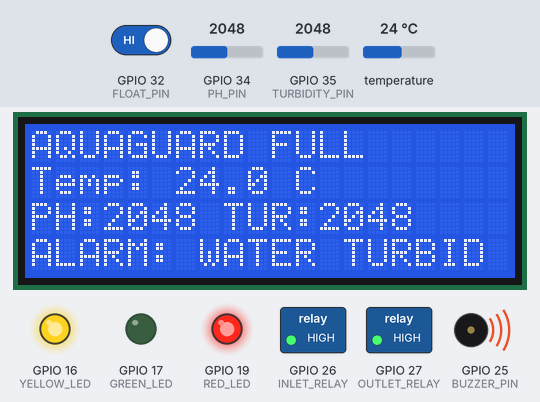
Bench run of a sketch on a simulated ESP32. Shown: 20×4 character LCD, switched loads named in the sketch (green lamp = pin HIGH), output pins drawn as LEDs (lit = HIGH), buzzer (waves = sounding, pin HIGH). The test bench sets the inputs (shaded band); at power-on: GPIO 35 (TURBIDITY_PIN) = 2048, GPIO 32 (FLOAT_PIN) HIGH, temperature 24 °C, GPIO 34 (PH_PIN) = 2048 (analog values on the 0–4095 scale). What the sketch prints to the serial monitor is not drawn.

Above: at 3.4 s.
3.5 s: GPIO 35 (TURBIDITY_PIN) set to 2447
At 6.6 s:
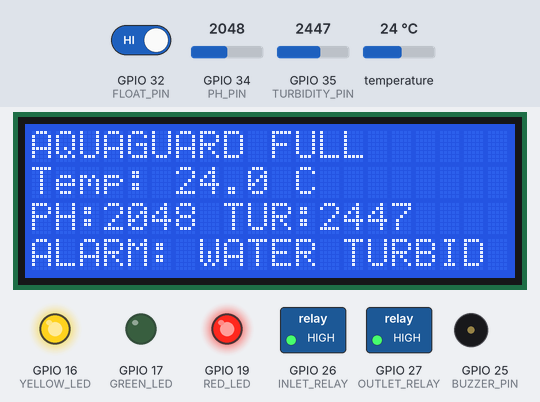
7.7 s: GPIO 35 (TURBIDITY_PIN) set to 2538
At 10.0 s:
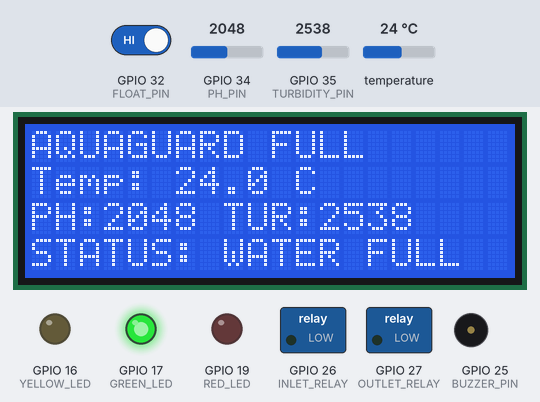
10.9 s: GPIO 32 (FLOAT_PIN) driven LOW
At 13.3 s:
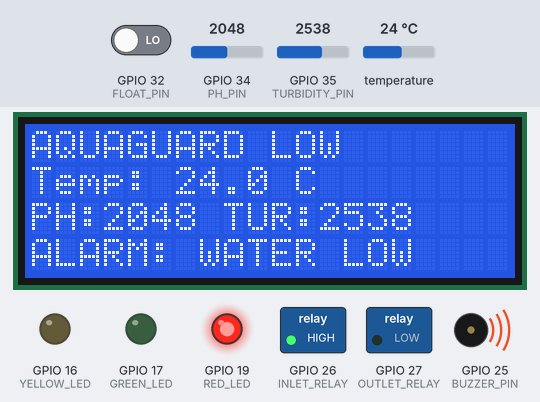
15.1 s: temperature set to 33 °C
At 17.3 s:
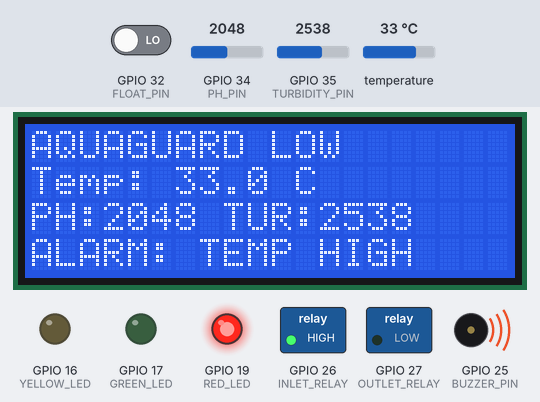
19.3 s: GPIO 32 (FLOAT_PIN) driven HIGH
At 21.3 s:
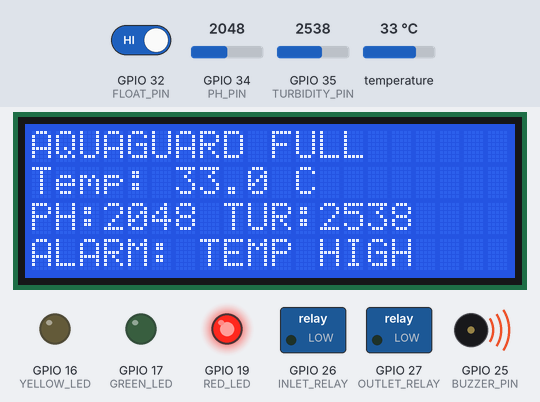
23.5 s: GPIO 34 (PH_PIN) set to 2866
At 26.9 s:
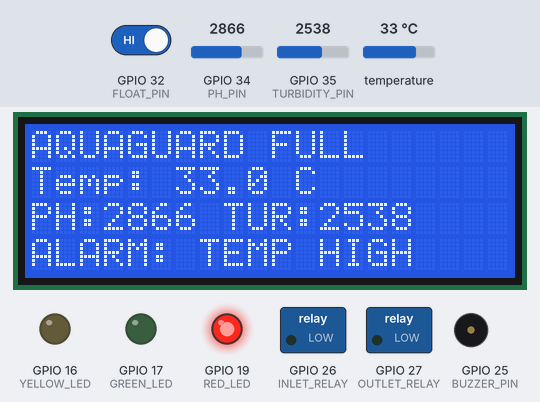
Timing chart, 0 to 28.7 s (numbered marks = the images above; inputs shaded):
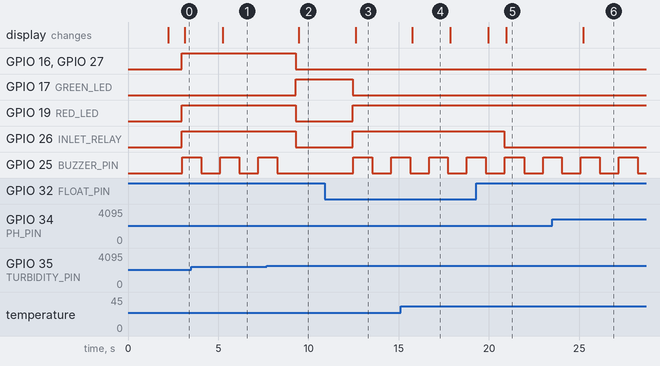

Measured:
- the behaviour switches between 2500 and 2501 on GPIO 35 (TURBIDITY_PIN) (found by bisection; images 1 and 2)
- after the input at 3.5 s, the display: changes after 1.7 s (image 1)
- after the input at 7.7 s, GPIO 16 (YELLOW_LED), GPIO 19 (RED_LED), GPIO 26 (INLET_RELAY), GPIO 27 (OUTLET_RELAY): HIGH → LOW after 1.6 s; GPIO 17 (GREEN_LED): LOW → HIGH after 1.6 s; GPIO 25 (BUZZER_PIN): goes on until 8.3 s, then stays LOW; the display: changes after 1.8 s (image 2)
- after the input at 10.9 s, GPIO 17 (GREEN_LED): HIGH → LOW after 1.6 s; GPIO 19 (RED_LED), GPIO 26 (INLET_RELAY): LOW → HIGH after 1.6 s; GPIO 25 (BUZZER_PIN): LOW → HIGH after 1.6 s, → LOW 1.0 s later, → HIGH 1.0 s later; the display: changes after 1.7 s (image 3)
- after the input at 15.1 s, the display: changes after 0.66 s (image 4)
- after the input at 19.3 s, GPIO 26 (INLET_RELAY): HIGH → LOW after 1.5 s; the display: first differs from a run without the input after 1.7 s (image 5)
- after the input at 23.5 s, the display: changes after 1.7 s (image 6)
- by itself, GPIO 25 (BUZZER_PIN): alternates HIGH for 1.1 s and LOW for 1.1 s

The sketch:

aqua_guard.ino
```cpp
#include <Wire.h>
#include <LiquidCrystal_I2C.h>
#include <OneWire.h>
#include <DallasTemperature.h>

// ======================================================
// AQUAGUARD - COMPLETE ESP32 FISH FARM CONTROL SYSTEM
// ======================================================

// ---------------- PIN CONFIGURATION ------------------

#define FLOAT_PIN       32
#define TEMP_PIN        4
#define PH_PIN          34
#define TURBIDITY_PIN   35

#define BUZZER_PIN      25

#define RED_LED         19
#define GREEN_LED       17
#define YELLOW_LED      16

#define INLET_RELAY     26
#define OUTLET_RELAY    27

// ---------------- RELAY CONFIGURATION ----------------

// Your relay modules are ACTIVE LOW
#define RELAY_ON        LOW
#define RELAY_OFF       HIGH

// Normally-open solenoid valves:
// Relay ON  = Valve CLOSED
// Relay OFF = Valve OPEN

// ---------------- FLOAT SWITCH -----------------------

#define TANK_FULL       HIGH
#define TANK_LOW        LOW

// ---------------- LCD CONFIGURATION ------------------

LiquidCrystal_I2C lcd(0x27, 20, 4);

// ---------------- TEMPERATURE SENSOR -----------------

OneWire oneWire(TEMP_PIN);
DallasTemperature temperatureSensor(&oneWire);

// ======================================================
// WATER QUALITY SETTINGS
// ======================================================

// Maximum permitted temperature (adjust for fish species)
const float TEMP_MAX = 30.0;

// Turbidity calibration settings.
//
// This initial configuration assumes that a lower ADC
// reading means more turbidity, as with common analog
// turbidity modules.
//
// IMPORTANT: Calibrate these two values with your
// actual sensor before relying on automatic flushing.

const bool TURBIDITY_DIRTY_WHEN_RAW_BELOW = true;

const int TURBIDITY_START_RAW = 2200;
const int TURBIDITY_CLEAR_RAW = 2500;

// The two thresholds provide hysteresis to prevent
// rapid relay switching around one threshold.

// ======================================================
// SYSTEM VARIABLES
// ======================================================

int floatState = HIGH;

int phRaw = 0;
int turbidityRaw = 0;

float tempC = 0.0;

bool tankIsFull = false;
bool tankIsLow = false;

bool temperatureFault = false;
bool temperatureHigh = false;

bool turbidityHigh = false;

bool inletIsOpen = false;
bool outletIsOpen = false;

bool alarmActive = false;

// Timing variables
unsigned long lastSensorRead = 0;
unsigned long lastLCDUpdate = 0;
unsigned long lastBeepTime = 0;

const unsigned long SENSOR_INTERVAL = 1000;
const unsigned long LCD_INTERVAL = 2000;
const unsigned long BEEP_INTERVAL = 350;

// Buzzer state
bool buzzerState = false;

// ======================================================
// LCD HELPER FUNCTION
// ======================================================

void printLCDLine(int row, String message) {

  lcd.setCursor(0, row);

  lcd.print("                    ");

  lcd.setCursor(0, row);

  lcd.print(message.substring(0, 20));
}

// ======================================================
// RELAY CONTROL FUNCTION
// ======================================================

void controlRelay(int pin, bool turnOn) {

  digitalWrite(pin, turnOn ? RELAY_ON : RELAY_OFF);
}

// ======================================================
// 1. READ ALL SENSORS
// ======================================================

void readSensors() {

  // Read float switch
  floatState = digitalRead(FLOAT_PIN);

  tankIsFull = (floatState == TANK_FULL);
  tankIsLow = (floatState == TANK_LOW);

  // Read pH sensor
  phRaw = analogRead(PH_PIN);

  // Read turbidity sensor
  turbidityRaw = analogRead(TURBIDITY_PIN);

  // Read temperature sensor
  temperatureSensor.requestTemperatures();

  tempC = temperatureSensor.getTempCByIndex(0);

  // Detect temperature sensor failure
  temperatureFault =
      (tempC == DEVICE_DISCONNECTED_C ||
       tempC < -55.0 ||
       tempC > 125.0);

  // Detect high temperature
  temperatureHigh =
      (!temperatureFault && tempC > TEMP_MAX);
}

// ======================================================
// 2. TURBIDITY DETECTION
// ======================================================

void processTurbidity() {

  if (TURBIDITY_DIRTY_WHEN_RAW_BELOW) {

    // Enter dirty state
    if (!turbidityHigh &&
        turbidityRaw < TURBIDITY_START_RAW) {

      turbidityHigh = true;
    }

    // Leave dirty state when water becomes clear
    else if (turbidityHigh &&
             turbidityRaw > TURBIDITY_CLEAR_RAW) {

      turbidityHigh = false;
    }

  } else {

    // Alternative sensor direction:
    // Higher ADC means more turbidity.

    if (!turbidityHigh &&
        turbidityRaw > TURBIDITY_START_RAW) {

      turbidityHigh = true;
    }

    else if (turbidityHigh &&
             turbidityRaw < TURBIDITY_CLEAR_RAW) {

      turbidityHigh = false;
    }
  }
}

// ======================================================
// 3. AUTOMATIC WATER LEVEL AND VALVE CONTROL
// ======================================================

void controlWaterLevel() {

  // TURBIDITY FLUSHING HAS PRIORITY

  if (turbidityHigh) {

    // Open inlet valve
    controlRelay(INLET_RELAY, false);

    // Open outlet valve
    controlRelay(OUTLET_RELAY, false);

    inletIsOpen = true;
    outletIsOpen = true;
  }

  // NORMAL WATER LEVEL CONTROL

  else {

    // Keep outlet CLOSED
    controlRelay(OUTLET_RELAY, true);

    outletIsOpen = false;

    // Tank FULL
    if (tankIsFull) {

      // Close inlet valve
      controlRelay(INLET_RELAY, true);

      inletIsOpen = false;
    }

    // Tank LOW
    else if (tankIsLow) {

      // Open inlet valve
      controlRelay(INLET_RELAY, false);

      inletIsOpen = true;
    }
  }
}

// ======================================================
// 4. ALERT DETECTION
// ======================================================

bool isAlarmActive() {

  return (
      tankIsLow ||
      temperatureHigh ||
      temperatureFault ||
      turbidityHigh
  );
}

// ======================================================
// 5. LED INDICATORS
// ======================================================

void handleLEDs() {

  alarmActive = isAlarmActive();

  // RED LED:
  // Water low, high temperature,
  // temperature fault or high turbidity.

  digitalWrite(RED_LED,
      alarmActive ? HIGH : LOW);

  // GREEN LED:
  // Tank full and no active warnings.

  digitalWrite(GREEN_LED,
      (tankIsFull && !alarmActive) ? HIGH : LOW);

  // YELLOW LED:
  // Indicates active turbidity flushing.

  digitalWrite(YELLOW_LED,
      turbidityHigh ? HIGH : LOW);
}

// ======================================================
// 6. BUZZER CONTROL
// ======================================================

void handleBuzzer() {

  alarmActive = isAlarmActive();

  unsigned long currentTime = millis();

  if (alarmActive) {

    // Intermittent beeping
    if (currentTime - lastBeepTime >= BEEP_INTERVAL) {

      lastBeepTime = currentTime;

      buzzerState = !buzzerState;

      digitalWrite(BUZZER_PIN,
          buzzerState ? HIGH : LOW);
    }

  } else {

    // Turn buzzer OFF when all warnings clear
    buzzerState = false;

    digitalWrite(BUZZER_PIN, LOW);
  }
}

// ======================================================
// 7. LCD WARNING MESSAGES
// ======================================================

void updateLCD() {

  static int messageIndex = 0;

  static unsigned long lastMessageChange = 0;

  unsigned long currentTime = millis();

  // Count active warning conditions
  int warningCount = 0;

  if (tankIsLow) warningCount++;

  if (temperatureHigh) warningCount++;

  if (temperatureFault) warningCount++;

  if (turbidityHigh) warningCount++;

  // Rotate through warning messages
  if (currentTime - lastMessageChange >= LCD_INTERVAL) {

    lastMessageChange = currentTime;

    messageIndex++;

    if (messageIndex >= warningCount) {
      messageIndex = 0;
    }
  }

  // ROW 1: SYSTEM AND WATER LEVEL
  String levelText = tankIsFull ? "FULL" : "LOW";

  printLCDLine(0, "AQUAGUARD " + levelText);

  // ROW 2: TEMPERATURE
  if (temperatureFault) {

    printLCDLine(1, "Temp: SENSOR ERROR");

  } else {

    printLCDLine(1,
        "Temp: " + String(tempC, 1) + " C");
  }

  // ROW 3: pH AND TURBIDITY RAW READINGS
  printLCDLine(2,
      "PH:" + String(phRaw) +
      " TUR:" + String(turbidityRaw));

  // ROW 4: SHOW THE REASON FOR BUZZER

  if (warningCount > 0) {

    int currentWarning = 0;

    if (tankIsLow) {

      if (currentWarning == messageIndex) {
        printLCDLine(3, "ALARM: WATER LOW");
        return;
      }

      currentWarning++;
    }

    if (temperatureHigh) {

      if (currentWarning == messageIndex) {
        printLCDLine(3, "ALARM: TEMP HIGH");
        return;
      }

      currentWarning++;
    }

    if (temperatureFault) {

      if (currentWarning == messageIndex) {
        printLCDLine(3, "ALARM: TEMP ERROR");
        return;
      }

      currentWarning++;
    }

    if (turbidityHigh) {

      if (currentWarning == messageIndex) {
        printLCDLine(3, "ALARM: WATER TURBID");
        return;
      }

      currentWarning++;
    }

  } else {

    if (tankIsFull) {

      printLCDLine(3, "STATUS: WATER FULL");

    } else {

      printLCDLine(3, "STATUS: MONITORING");
    }
  }
}

// ======================================================
// 8. SERIAL MONITOR INFORMATION
// ======================================================

void printSerialData() {

  Serial.println();
  Serial.println("================================");
  Serial.println("       AQUAGUARD SYSTEM");
  Serial.println("================================");

  Serial.print("Water Level: ");

  Serial.println(tankIsFull ? "FULL" : "LOW");

  Serial.print("Temperature: ");

  if (temperatureFault) {

    Serial.println("SENSOR ERROR");

  } else {

    Serial.print(tempC, 2);
    Serial.println(" C");
  }

  Serial.print("pH ADC: ");
  Serial.println(phRaw);

  Serial.print("Turbidity ADC: ");
  Serial.println(turbidityRaw);

  Serial.print("Turbidity Status: ");

  Serial.println(turbidityHigh ? "TURBID" : "CLEAR");

  Serial.print("Inlet Valve: ");

  Serial.println(inletIsOpen ? "OPEN" : "CLOSED");

  Serial.print("Outlet Valve: ");

  Serial.println(outletIsOpen ? "OPEN" : "CLOSED");

  Serial.print("Red LED: ");

  Serial.println(alarmActive ? "ON" : "OFF");

  Serial.print("Green LED: ");

  Serial.println((tankIsFull && !alarmActive) ? "ON" : "OFF");

  Serial.print("Buzzer: ");

  Serial.println(alarmActive ? "BEEPING" : "OFF");

  Serial.println("================================");
}

// ======================================================
// 9. SYSTEM SETUP
// ======================================================

void setup() {

  Serial.begin(115200);

  // Initialize input
  pinMode(FLOAT_PIN, INPUT_PULLUP);

  // Initialize output pins
  pinMode(BUZZER_PIN, OUTPUT);

  pinMode(RED_LED, OUTPUT);
  pinMode(GREEN_LED, OUTPUT);
  pinMode(YELLOW_LED, OUTPUT);

  pinMode(INLET_RELAY, OUTPUT);
  pinMode(OUTLET_RELAY, OUTPUT);

  // Initialize buzzer and LEDs
  digitalWrite(BUZZER_PIN, LOW);

  digitalWrite(RED_LED, LOW);
  digitalWrite(GREEN_LED, LOW);
  digitalWrite(YELLOW_LED, LOW);

  // Close both normally-open valves at startup
  digitalWrite(INLET_RELAY, RELAY_ON);
  digitalWrite(OUTLET_RELAY, RELAY_ON);

  inletIsOpen = false;
  outletIsOpen = false;

  // ADC configuration
  analogReadResolution(12);

  // I2C configuration
  Wire.begin(21, 22);

  // LCD initialization
  lcd.init();
  lcd.backlight();
  lcd.clear();

  // Temperature sensor initialization
  temperatureSensor.begin();

  // Startup screen
  printLCDLine(0, "AQUAGUARD SYSTEM");
  printLCDLine(1, "Initializing...");
  printLCDLine(2, "Sensors Starting");
  printLCDLine(3, "Please Wait");

  Serial.println();
  Serial.println("AQUAGUARD SYSTEM");
  Serial.println("Initializing...");

  delay(2000);

  lcd.clear();

  Serial.println("SYSTEM READY");
}

// ======================================================
// 10. MAIN PROGRAM LOOP
// ======================================================

void loop() {

  unsigned long currentTime = millis();

  // Read sensors at regular intervals
  if (currentTime - lastSensorRead >= SENSOR_INTERVAL) {

    lastSensorRead = currentTime;

    // STEP 1: READ SENSORS
    readSensors();

    // STEP 2: CHECK TURBIDITY
    processTurbidity();

    // STEP 3: CONTROL WATER LEVEL AND VALVES
    controlWaterLevel();

    // STEP 4: CONTROL LED INDICATORS
    handleLEDs();

    // STEP 5: UPDATE SERIAL MONITOR
    printSerialData();
  }

  // STEP 6: CONTROL BUZZER
  handleBuzzer();

  // STEP 7: UPDATE LCD
  updateLCD();
}
```
